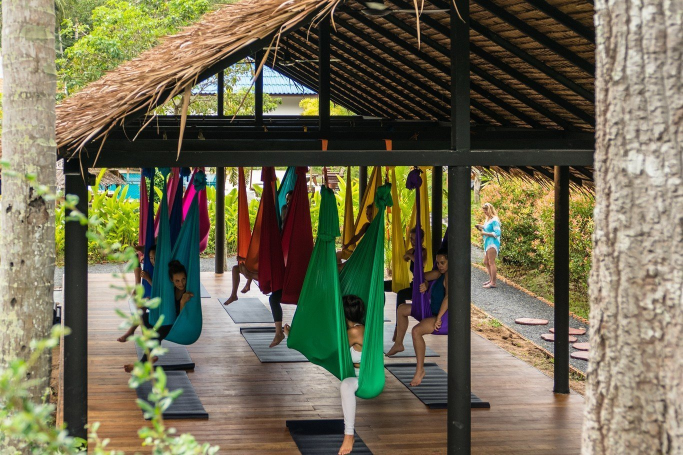
#> input picture factsheet/images/source/aerial-yoga.jpg, 1366 x 910 px (shown at 1/2 size)
$ python prepare_images.py
#> lines starting #> are read from the running program, lines starting #| are printed output that depends on the picture
#!/usr/bin/env python3
"""
Normalise every photograph in the layout to 300 dpi at the size it is placed.

The A4 sheet places each image at a fixed width in millimetres, which fixes the
pixel width it actually needs. PLACEMENTS below records those widths, so this
file doubles as the resolution spec for the document.

Originals rarely arrive at that size:

  * Too small — a 1000 px pool photograph across the 210 mm full-bleed hero is
    121 dpi. Upsampling with Lanczos and restoring the local contrast that
    interpolation flattens replaces the naive scaling a PDF viewer or printer
    RIP would do at output time, which measurably reduces softness. It does NOT
    recover detail that was never in the file — a higher-resolution camera
    original is still the real fix.

  * Too large — a 1500 px photograph in a 26 mm gallery tile is 1470 dpi. Those
    pixels cannot print; they only inflate the PDF, so they are resampled down.

Originals live untouched in `images/source/` and are the only thing this script
reads, so it is safe to re-run and every step is reversible.

Usage:  python3 prepare_images.py
"""
import os

from PIL import Image, ImageFilter

HERE = os.path.dirname(os.path.abspath(__file__))
SOURCE = os.path.join(HERE, "images", "source")
OUT = os.path.join(HERE, "images")

MM_PER_INCH = 25.4
TARGET_DPI = 300

# filename -> width in mm at which the layout places it
PLACEMENTS = {
    # page 1 hero, full bleed (one per variant)
    "hero-pool-resort.jpg": 210.0,
    "hero-pool-salas.jpg": 210.0,
    "hero-shala-interior.jpg": 210.0,
    # page 2 anchor
    "restaurant-lounge.jpg": 76.5,
    # page 2 gallery: spans of 4, 3, 5, 4, 2 and 3 of the 12 columns
    "bungalows-pond.jpg": 56.3,       # t1
    "shala-yoga-class.jpg": 41.1,     # t2
    "lounge-community.jpg": 71.5,     # t3
    "yoga-class-studio.jpg": 56.3,    # t4
    "aerial-yoga.jpg": 25.9,          # t5
    "herbal-sauna-dome.jpg": 41.1,    # t6
}


def prepare(name, placed_mm):
#> called with name = 'aerial-yoga.jpg', placed_mm = 25.9
    src = Image.open(os.path.join(SOURCE, name)).convert("RGB")
#> src is the input picture: PIL image 1366x910 RGB; mean R, G, B 112.4, 107.5, 83.5
    target_w = round(TARGET_DPI * placed_mm / MM_PER_INCH)
    if src.width == target_w:
        print("%-28s already %d px" % (name, src.width))
        return

    out = src.resize((target_w, round(target_w * src.height / src.width)), Image.LANCZOS)
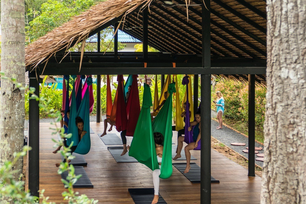
#> out: PIL image 306x204 RGB; mean R, G, B 112.4, 107.5, 83.5
    # Upsampling needs the stronger pass; downsampling only needs the edge
    # definition that any resample softens.
    if target_w > src.width:
        out = out.filter(ImageFilter.UnsharpMask(radius=1.6, percent=72, threshold=3))
        verb = "up"
    else:
        out = out.filter(ImageFilter.UnsharpMask(radius=0.8, percent=40, threshold=3))
        verb = "down"

    path = os.path.join(OUT, name)
    out.save(path, quality=90, subsampling=0, progressive=True, optimize=True)
    print("%-28s %5d -> %4d px  %-4s (%4d -> %d dpi at %5.1f mm)  %4.0f KB" % (
        name, src.width, out.width, verb,
        round(src.width * MM_PER_INCH / placed_mm), TARGET_DPI, placed_mm,
        os.path.getsize(path) / 1024))
#| aerial-yoga.jpg               1366 ->  306 px  down (1340 -> 300 dpi at  25.9 mm)    41 KB


if __name__ == "__main__":
    for name, placed_mm in sorted(PLACEMENTS.items()):
#> (the run stopped early here; a loop or call above may not have finished)
